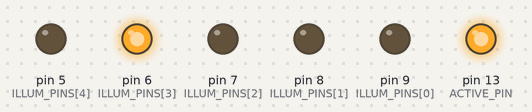
Recording of a sketch running on a simulated Arduino Uno, built with avr-gcc and run on an emulated ATmega328P. Parts: output pins drawn as LEDs (lit = HIGH). What the sketch prints to the serial monitor is not drawn.

Above: at 0.45 s.
At 5.25 s:
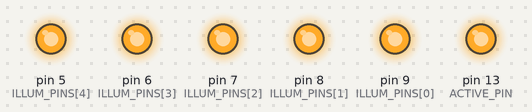
At 10.05 s:
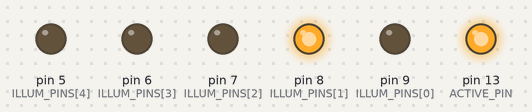
At 19.95 s:
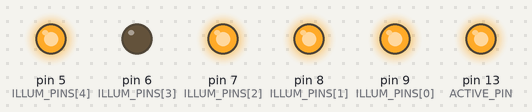
At 29.85 s:
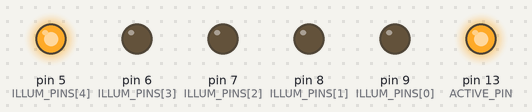
At 39.75 s:
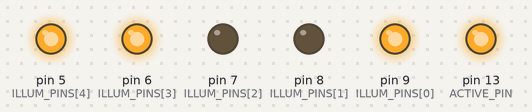
Timing chart, 0 to 40.0 s (numbered marks = the images above):
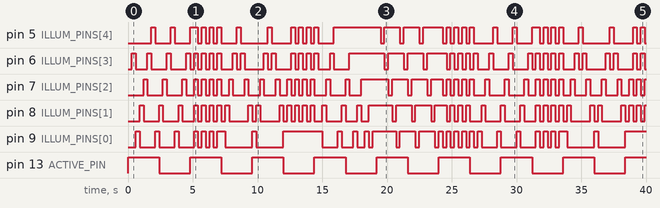

The sketch:

GateButton.ino
```cpp
//================================================================================================
const byte ACTIVE_PIN = 13;
const byte NUM_ILLUM_OUTPUTS = 5;
const byte ILLUM_PINS[NUM_ILLUM_OUTPUTS] = {9, 8, 7, 6, 5};

//================================================================================================
void setup()
{
  Serial.begin(9600);
  Serial.println ("Starting");

  pinMode (ACTIVE_PIN, OUTPUT);
  digitalWrite (ACTIVE_PIN, HIGH);

  for (byte idx = 0; idx < NUM_ILLUM_OUTPUTS; idx++)
  {
    pinMode (ILLUM_PINS[idx], OUTPUT);
    digitalWrite (ILLUM_PINS[idx], LOW);
  }
}
//================================================================================================
void loop()
{
  updateLightshow();
}
//================================================================================================
void updateLightshow(void)
{
  const byte PATTERN_LEN = 11;
  const byte PATTERN [NUM_ILLUM_OUTPUTS][PATTERN_LEN] =
    {{B01000010, B00010000, B10101011, B00000001, B00000001, B11111111, B10000100, B01001011, B11110111, B10111101, B01010101 },
     {B00100001, B00001000, B10101010, B10000010, B10000010, B10101010, B01000010, B00100111, B11101111, B01111011, B10101010 },
     {B00010000, B10000100, B10101010, B01000100, B01000100, B10101010, B00100001, B00011111, B11011110, B11110111, B01010101 },
     {B10001000, B01000010, B10101010, B00101000, B00101000, B01010101, B00010000, B11111111, B10111101, B11101111, B10101010 },
     {B00000100, B00100001, B10101010, B00010000, B00010000, B01010101, B00001111, B11111111, B01111011, B11011111, B01010101 }};

  static unsigned long lastUpdate = 0;
  static byte currentByte = 0;
  static byte currentBit = 0;

  if ((millis() - lastUpdate) < 300) //350)
  {
    return;
  }
  lastUpdate = millis();

  for (int idx = 0; idx < NUM_ILLUM_OUTPUTS; idx++)
  {
    if ((PATTERN[idx][currentByte] & (128 >> currentBit)) == 0)
    {
      digitalWrite (ILLUM_PINS[idx], LOW);
    }
    else
    {
      digitalWrite (ILLUM_PINS[idx], HIGH);
    }
  }

  if (currentBit < 7)
  {
    currentBit++;
  }
  else
  {
    currentBit = 0;
    currentByte++;
    if (currentByte >= PATTERN_LEN)
    {
      currentByte = 0;
    }
    digitalWrite (ACTIVE_PIN, (digitalRead(ACTIVE_PIN) == LOW ? HIGH : LOW));
  }
}
//================================================================================================
```

Measured:
- by itself, pin 5 (ILLUM_PINS[4]): LOW → HIGH at 1.8 s, → LOW 0.30 s later, → HIGH 1.2 s later, → LOW 0.30 s later, … (60 changes in this stretch)
- by itself, pin 6 (ILLUM_PINS[3]): LOW → HIGH at 0.30 s, → LOW 0.30 s later, → HIGH 0.90 s later, → LOW 0.30 s later, … (76 changes in this stretch)
- by itself, pin 7 (ILLUM_PINS[2]): LOW → HIGH at 1.2 s, → LOW 0.30 s later, → HIGH 1.2 s later, → LOW 0.30 s later, … (77 changes in this stretch)
- by itself, pin 8 (ILLUM_PINS[1]): LOW → HIGH at 0.90 s, → LOW 0.30 s later, → HIGH 1.2 s later, → LOW 0.30 s later, … (77 changes in this stretch)
- by itself, pin 9 (ILLUM_PINS[0]): LOW → HIGH at 0.60 s, → LOW 0.30 s later, → HIGH 1.2 s later, → LOW 0.30 s later, … (57 changes in this stretch)
- by itself, pin 13 (ACTIVE_PIN): alternates HIGH for 2.4 s and LOW for 2.4 s
